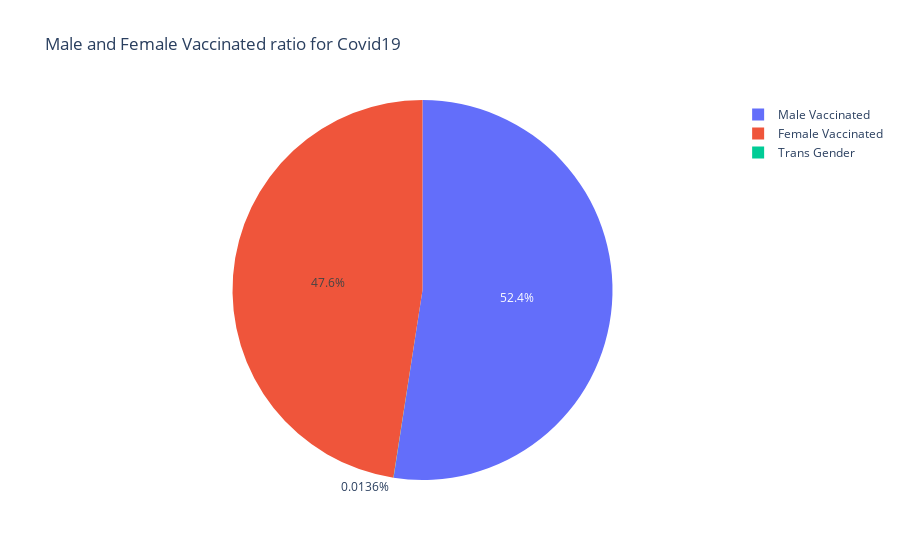

This figure's notebook cell:
### Markdown cell above
# vaccination as per the gender

### Code cell
male = df_vaccine["Male(Individuals Vaccinated)"].max() 
female = df_vaccine["Female(Individuals Vaccinated)"].max()  
trans = df_vaccine["Transgender(Individuals Vaccinated)"].max()
px.pie(names=["Male Vaccinated","Female Vaccinated","Trans Gender"],values=[male,female,trans],title="Male and Female Vaccinated ratio for Covid19")

### Figure 1 — Plotly figure (JSON) as saved in the notebook; plotly's stock layout.template omitted (floating-point values rounded to 4 significant figures)
{"data": [{"domain": {"x": [0, 1], "y": [0, 1]}, "hovertemplate": "label=%{label}<br>value=%{value}<extra></extra>", "labels": ["Male Vaccinated", "Female Vaccinated", "Trans Gender"], "legendgroup": "", "name": "", "showlegend": true, "type": "pie", "values": [70186220, 63650307, 18149]}], "layout": {"legend": {"tracegroupgap": 0}, "title": {"text": "Male and Female Vaccinated ratio for Covid19"}}}
